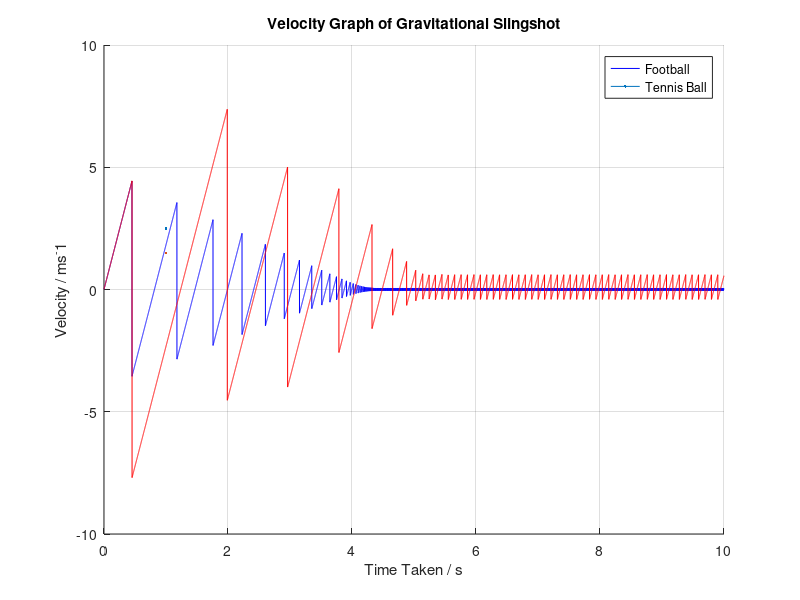
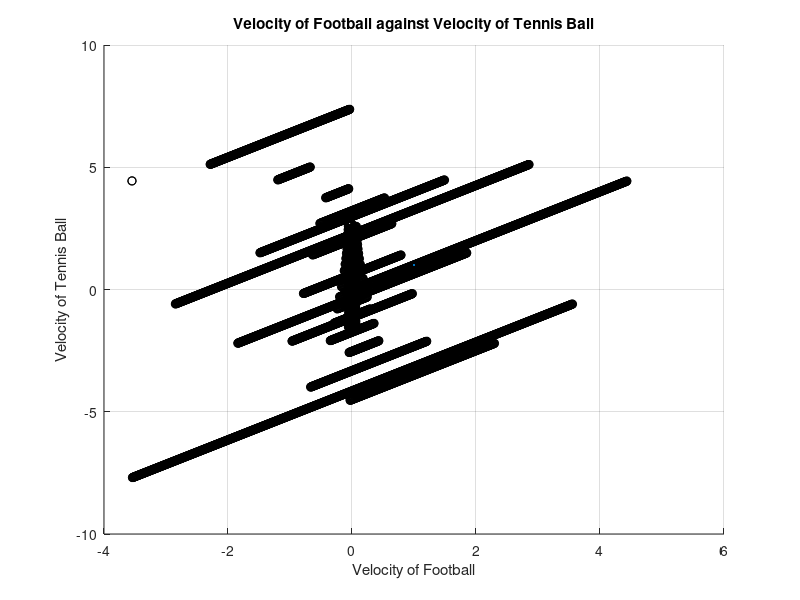
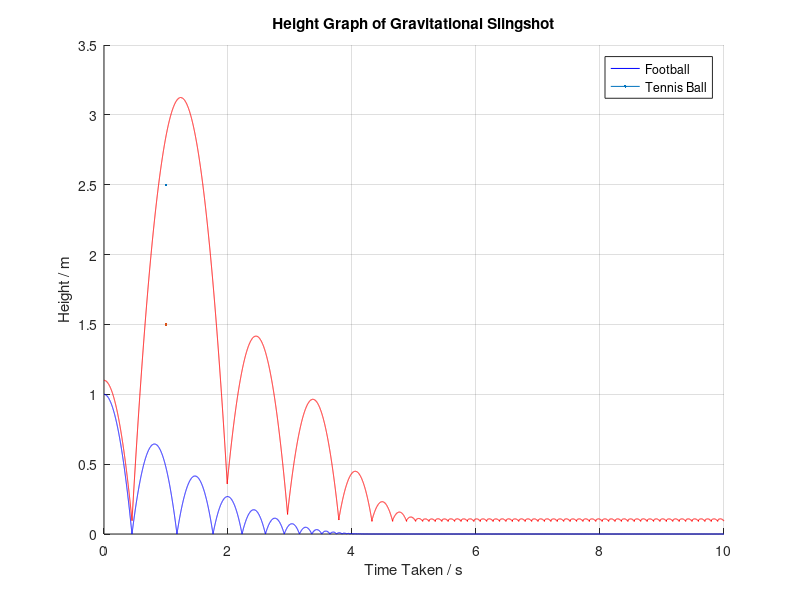
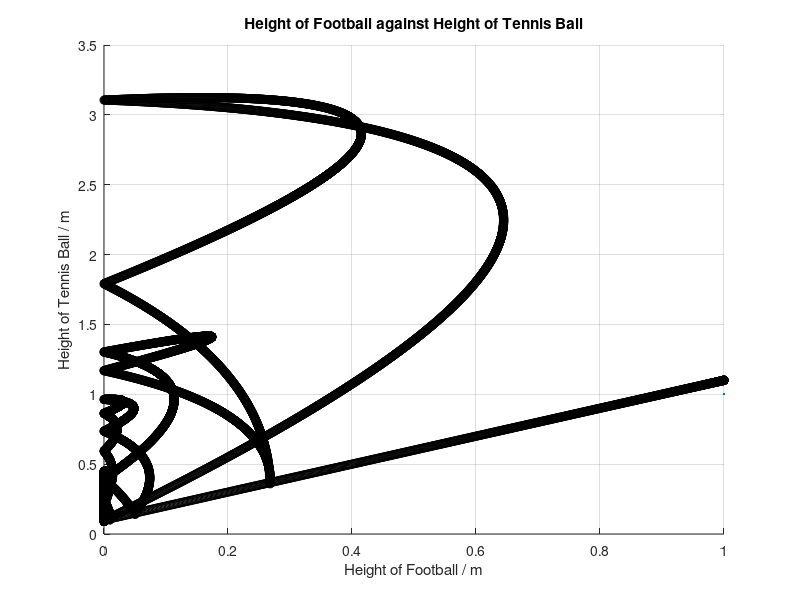

Write MATLAB code to recreate these figures, in order.
    g = 9.81;
    dt = 0.0005;
    v1 = 0;
    %h1 = input("What height would you like the football to drop from?  ");
    h1 = 1; % Drop Height
    v2 = 0;
    h2 = h1+0.1;
    c1 = 0.8; %Coefficient of Restitution
    c2 = 0.8;
    %c1 = input("What would you like the coefficient of restitution to be for the football?   ");
    %c2 = input("What would you like the coefficient of restitution to be for the tennis ball?    ");
    m1 = 432.83; % Mass of football in g
    m2 = 58.94; % Mass of tennis ball in g 
    time_values = [];
    v1_values = [];
    v2_values = [];
    h1_values = [];
    h2_values = [];
    
    time = 0;
    % Actual dropping phyiscs
    
    h1 = h1 - (v1*dt) + (0.5*g*dt^2);
    h2 = h2 - (v2*dt) + (0.5*g*dt^2);
    
    v1 = v1 + g*dt;
    v2 = v2 + g*dt;
    
    
    while time<10
        
        
        h1 = h1 - (v1*dt) + (0.5*g*dt^2);
        v1 = v1 + g*dt;
        h2 = h2 - (v2*dt) + (0.5*g*dt^2);
        v2 = v2 + g*dt;
        
        if(h1<0)
            h1 = 0;
           
            v1 = -v1*c1;
            
        end
        
        if (h2<h1+0.09)
            h2 = h1+0.1;
            v2Final = ((m2 - m1) / (m1 + m2)) * v2 + ((2 * m1) / (m1 + m2)) * v1;
            v2 = v2Final * c2;
        end

        time_values = [time_values, time];
        v1_values = [v1_values, v1];
        v2_values = [v2_values, v2];
        h1_values = [h1_values, h1];
        h2_values = [h2_values, h2];
        time = time+dt;

    end

    figure(1);
    hold on;
    title("Velocity Graph of Gravitational Slingshot");
    xlabel("Time Taken / s");
    ylabel("Velocity / ms^-1");
    plot(time_values, v1_values, 'b-', LineWidth = 2.5);
    plot(time_values, v2_values, 'r-', LineWidth = 1.5);
    legend("Football", "Tennis Ball");
    grid();
    hold off;
   
    figure(2);
    hold on;
    title("Velocity of Football against Velocity of Tennis Ball");
    xlabel("Velocity of Football");
    ylabel("Velocity of Tennis Ball");
    plot(v1_values, v2_values, 'ko', MarkerSize = 1);
    grid();
    hold off;

    figure(3);
    hold on;
    title("Height Graph of Gravitational Slingshot");
    xlabel("Time Taken / s");
    ylabel("Height / m");
    plot(time_values,h1_values,'b-',LineWidth = 2.5);
    plot(time_values, h2_values,'r-', LineWidth = 1.5);
    legend("Football","Tennis Ball");
    grid();
    hold off;

    figure(4);
    hold on;
    title("Height of Football against Height of Tennis Ball");
    xlabel("Height of Football / m");
    ylabel("Height of Tennis Ball / m");
    plot(h1_values, h2_values, 'ko', MarkerSize = 1);
    grid();
    hold off;
